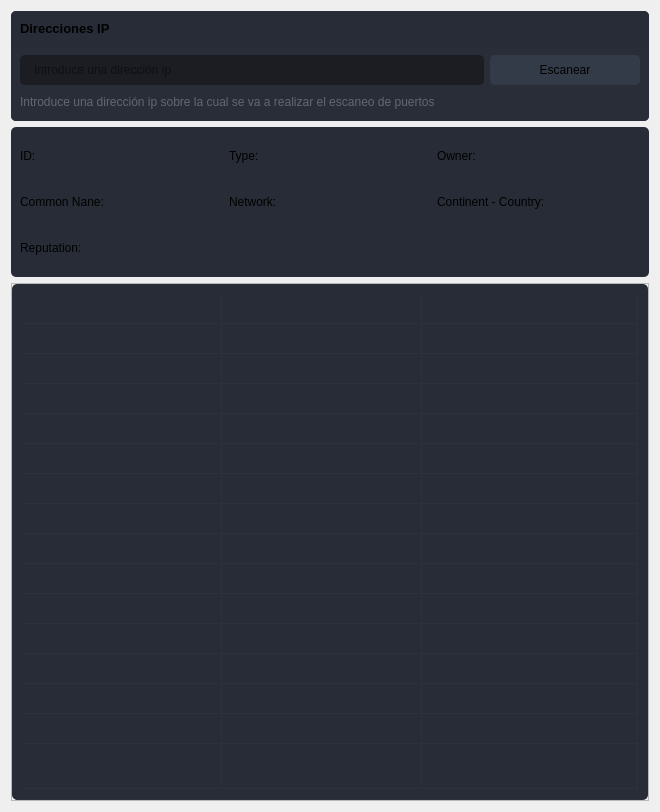
                  <widget class="QWidget" name="page_widgets">
                   <layout class="QVBoxLayout" name="verticalLayout_6">
                    <item>
                     <widget class="QFrame" name="frame">
                      <property name="styleSheet">
                       <string notr="true">border-radius: 5px;</string>
                      </property>
                      <property name="frameShape">
                       <enum>QFrame::StyledPanel</enum>
                      </property>
                      <property name="frameShadow">
                       <enum>QFrame::Raised</enum>
                      </property>
                      <layout class="QVBoxLayout" name="verticalLayout_15">
                       <property name="spacing">
                        <number>0</number>
                       </property>
                       <property name="leftMargin">
                        <number>0</number>
                       </property>
                       <property name="topMargin">
                        <number>0</number>
                       </property>
                       <property name="rightMargin">
                        <number>0</number>
                       </property>
                       <property name="bottomMargin">
                        <number>0</number>
                       </property>
                       <item>
                        <widget class="QFrame" name="frame_div_content_1">
                         <property name="minimumSize">
                          <size>
                           <width>0</width>
                           <height>110</height>
                          </size>
                         </property>
                         <property name="maximumSize">
                          <size>
                           <width>16777215</width>
                           <height>110</height>
                          </size>
                         </property>
                         <property name="styleSheet">
                          <string notr="true">background-color: rgb(41, 45, 56);
border-radius: 5px;
</string>
                         </property>
                         <property name="frameShape">
                          <enum>QFrame::NoFrame</enum>
                         </property>
                         <property name="frameShadow">
                          <enum>QFrame::Raised</enum>
                         </property>
                         <layout class="QVBoxLayout" name="verticalLayout_7">
                          <property name="spacing">
                           <number>0</number>
                          </property>
                          <property name="leftMargin">
                           <number>0</number>
                          </property>
                          <property name="topMargin">
                           <number>0</number>
                          </property>
                          <property name="rightMargin">
                           <number>0</number>
                          </property>
                          <property name="bottomMargin">
                           <number>0</number>
                          </property>
                          <item>
                           <widget class="QFrame" name="frame_title_wid_1">
                            <property name="maximumSize">
                             <size>
                              <width>16777215</width>
                              <height>35</height>
                             </size>
                            </property>
                            <property name="styleSheet">
                             <string notr="true">background-color: rgb(39, 44, 54);</string>
                            </property>
                            <property name="frameShape">
                             <enum>QFrame::StyledPanel</enum>
                            </property>
                            <property name="frameShadow">
                             <enum>QFrame::Raised</enum>
                            </property>
                            <layout class="QVBoxLayout" name="verticalLayout_8">
                             <item>
                              <widget class="QLabel" name="labelBoxBlenderInstalation">
                               <property name="font">
                                <font>
                                 <family>Segoe UI</family>
                                 <pointsize>10</pointsize>
                                 <weight>75</weight>
                                 <bold>true</bold>
                                </font>
                               </property>
                               <property name="styleSheet">
                                <string notr="true"/>
                               </property>
                               <property name="text">
                                <string>Direcciones IP</string>
                               </property>
                              </widget>
                             </item>
                            </layout>
                           </widget>
                          </item>
                          <item>
                           <widget class="QFrame" name="frame_content_wid_1">
                            <property name="frameShape">
                             <enum>QFrame::NoFrame</enum>
                            </property>
                            <property name="frameShadow">
                             <enum>QFrame::Raised</enum>
                            </property>
                            <layout class="QHBoxLayout" name="horizontalLayout_9">
                             <item>
                              <layout class="QGridLayout" name="gridLayout">
                               <property name="bottomMargin">
                                <number>0</number>
                               </property>
                               <item row="0" column="0">
                                <widget class="QLineEdit" name="lineEdit">
                                 <property name="minimumSize">
                                  <size>
                                   <width>0</width>
                                   <height>30</height>
                                  </size>
                                 </property>
                                 <property name="styleSheet">
                                  <string notr="true">QLineEdit {
	background-color: rgb(27, 29, 35);
	border-radius: 5px;
	border: 2px solid rgb(27, 29, 35);
	padding-left: 10px;
}
QLineEdit:hover {
	border: 2px solid rgb(64, 71, 88);
}
QLineEdit:focus {
	border: 2px solid rgb(91, 101, 124);
}</string>
                                 </property>
                                 <property name="placeholderText">
                                  <string>Introduce una dirección ip</string>
                                 </property>
                                </widget>
                               </item>
                               <item row="0" column="1">
                                <widget class="QPushButton" name="escanear">
                                 <property name="sizePolicy">
                                  <sizepolicy hsizetype="Preferred" vsizetype="Preferred">
                                   <horstretch>0</horstretch>
                                   <verstretch>0</verstretch>
                                  </sizepolicy>
                                 </property>
                                 <property name="minimumSize">
                                  <size>
                                   <width>150</width>
                                   <height>30</height>
                                  </size>
                                 </property>
                                 <property name="font">
                                  <font>
                                   <family>Segoe UI</family>
                                   <pointsize>9</pointsize>
                                  </font>
                                 </property>
                                 <property name="styleSheet">
                                  <string notr="true">QPushButton {
	border: 2px solid rgb(52, 59, 72);
	border-radius: 5px;
	background-color: rgb(52, 59, 72);
}
QPushButton:hover {
	background-color: rgb(57, 65, 80);
	border: 2px solid rgb(61, 70, 86);
}
QPushButton:pressed {
	background-color: rgb(35, 40, 49);
	border: 2px solid rgb(43, 50, 61);
}</string>
                                 </property>
                                 <property name="text">
                                  <string>Escanear</string>
                                 </property>
                                 <property name="icon">
                                  <iconset>
                                   <normaloff>icons/16x16/cil-folder-open.png</normaloff>icons/16x16/cil-folder-open.png</iconset>
                                 </property>
                                </widget>
                               </item>
                               <item row="1" column="0" colspan="2">
                                <widget class="QLabel" name="labelVersion_3">
                                 <property name="styleSheet">
                                  <string notr="true">color: rgb(98, 103, 111);</string>
                                 </property>
                                 <property name="lineWidth">
                                  <number>1</number>
                                 </property>
                                 <property name="text">
                                  <string>Introduce una dirección ip sobre la cual se va a realizar el escaneo de puertos</string>
                                 </property>
                                 <property name="alignment">
                                  <set>Qt::AlignLeading|Qt::AlignLeft|Qt::AlignVCenter</set>
                                 </property>
                                </widget>
                               </item>
                              </layout>
                             </item>
                            </layout>
                           </widget>
                          </item>
                         </layout>
                        </widget>
                       </item>
                      </layout>
                     </widget>
                    </item>
                    <item>
                     <widget class="QFrame" name="frame_2">
                      <property name="minimumSize">
                       <size>
                        <width>0</width>
                        <height>150</height>
                       </size>
                      </property>
                      <property name="styleSheet">
                       <string notr="true">background-color: rgb(39, 44, 54);
border-radius: 5px;</string>
                      </property>
                      <property name="frameShape">
                       <enum>QFrame::StyledPanel</enum>
                      </property>
                      <property name="frameShadow">
                       <enum>QFrame::Raised</enum>
                      </property>
                      <layout class="QVBoxLayout" name="verticalLayout_11">
                       <item>
                        <layout class="QGridLayout" name="gridLayout_2">
                         <item row="0" column="0">
                          <layout class="QHBoxLayout" name="horizontalLayout_11">
                           <item>
                            <widget class="QLabel" name="label_9">
                             <property name="text">
                              <string>ID: </string>
                             </property>
                            </widget>
                           </item>
                           <item>
                            <widget class="QLabel" name="label_8">
                             <property name="text">
                              <string>Type: </string>
                             </property>
                            </widget>
                           </item>
                           <item>
                            <widget class="QLabel" name="label_2">
                             <property name="text">
                              <string>Owner: </string>
                             </property>
                            </widget>
                           </item>
                          </layout>
                         </item>
                         <item row="2" column="0">
                          <layout class="QHBoxLayout" name="horizontalLayout_15">
                           <item>
                            <widget class="QLabel" name="label_11">
                             <property name="text">
                              <string>Common Nane:</string>
                             </property>
                            </widget>
                           </item>
                           <item>
                            <widget class="QLabel" name="label_10">
                             <property name="text">
                              <string>Network:</string>
                             </property>
                            </widget>
                           </item>
                           <item>
                            <widget class="QLabel" name="label_3">
                             <property name="text">
                              <string>Continent - Country:</string>
                             </property>
                            </widget>
                           </item>
                          </layout>
                         </item>
                         <item row="5" column="0">
                          <widget class="QLabel" name="label_4">
                           <property name="text">
                            <string>Reputation: </string>
                           </property>
                          </widget>
                         </item>
                        </layout>
                       </item>
                      </layout>
                     </widget>
                    </item>
                    <item>
                     <widget class="QFrame" name="frame_3">
                      <property name="minimumSize">
                       <size>
                        <width>0</width>
                        <height>150</height>
                       </size>
                      </property>
                      <property name="frameShape">
                       <enum>QFrame::StyledPanel</enum>
                      </property>
                      <property name="frameShadow">
                       <enum>QFrame::Raised</enum>
                      </property>
                      <layout class="QHBoxLayout" name="horizontalLayout_12">
                       <property name="spacing">
                        <number>0</number>
                       </property>
                       <property name="leftMargin">
                        <number>0</number>
                       </property>
                       <property name="topMargin">
                        <number>0</number>
                       </property>
                       <property name="rightMargin">
                        <number>0</number>
                       </property>
                       <property name="bottomMargin">
                        <number>0</number>
                       </property>
                       <item>
                        <widget class="QTableWidget" name="tableWidget">
                         <property name="sizePolicy">
                          <sizepolicy hsizetype="Expanding" vsizetype="Expanding">
                           <horstretch>0</horstretch>
                           <verstretch>0</verstretch>
                          </sizepolicy>
                         </property>
                         <property name="palette">
                          <palette>
                           <active>
                            <colorrole role="WindowText">
                             <brush brushstyle="SolidPattern">
                              <color alpha="255">
                               <red>210</red>
                               <green>210</green>
                               <blue>210</blue>
                              </color>
                             </brush>
                            </colorrole>
                            <colorrole role="Button">
                             <brush brushstyle="SolidPattern">
                              <color alpha="255">
                               <red>39</red>
                               <green>44</green>
                               <blue>54</blue>
                              </color>
                             </brush>
                            </colorrole>
                            <colorrole role="Text">
                             <brush brushstyle="SolidPattern">
                              <color alpha="255">
                               <red>210</red>
                               <green>210</green>
                               <blue>210</blue>
                              </color>
                             </brush>
                            </colorrole>
                            <colorrole role="ButtonText">
                             <brush brushstyle="SolidPattern">
                              <color alpha="255">
                               <red>210</red>
                               <green>210</green>
                               <blue>210</blue>
                              </color>
                             </brush>
                            </colorrole>
                            <colorrole role="Base">
                             <brush brushstyle="SolidPattern">
                              <color alpha="255">
                               <red>39</red>
                               <green>44</green>
                               <blue>54</blue>
                              </color>
                             </brush>
                            </colorrole>
                            <colorrole role="Window">
                             <brush brushstyle="SolidPattern">
                              <color alpha="255">
                               <red>39</red>
                               <green>44</green>
                               <blue>54</blue>
                              </color>
                             </brush>
                            </colorrole>
                            <colorrole role="PlaceholderText">
                             <brush brushstyle="NoBrush">
                              <color alpha="128">
                               <red>210</red>
                               <green>210</green>
                               <blue>210</blue>
                              </color>
                             </brush>
                            </colorrole>
                           </active>
                           <inactive>
                            <colorrole role="WindowText">
                             <brush brushstyle="SolidPattern">
                              <color alpha="255">
                               <red>210</red>
                               <green>210</green>
                               <blue>210</blue>
                              </color>
                             </brush>
                            </colorrole>
                            <colorrole role="Button">
                             <brush brushstyle="SolidPattern">
                              <color alpha="255">
                               <red>39</red>
                               <green>44</green>
                               <blue>54</blue>
                              </color>
                             </brush>
                            </colorrole>
                            <colorrole role="Text">
                             <brush brushstyle="SolidPattern">
                              <color alpha="255">
                               <red>210</red>
                               <green>210</green>
                               <blue>210</blue>
                              </color>
                             </brush>
                            </colorrole>
                            <colorrole role="ButtonText">
                             <brush brushstyle="SolidPattern">
                              <color alpha="255">
                               <red>210</red>
                               <green>210</green>
                               <blue>210</blue>
                              </color>
                             </brush>
                            </colorrole>
                            <colorrole role="Base">
                             <brush brushstyle="SolidPattern">
                              <color alpha="255">
                               <red>39</red>
                               <green>44</green>
                               <blue>54</blue>
                              </color>
                             </brush>
                            </colorrole>
                            <colorrole role="Window">
                             <brush brushstyle="SolidPattern">
                              <color alpha="255">
                               <red>39</red>
                               <green>44</green>
                               <blue>54</blue>
                              </color>
                             </brush>
                            </colorrole>
                            <colorrole role="PlaceholderText">
                             <brush brushstyle="NoBrush">
                              <color alpha="128">
                               <red>210</red>
                               <green>210</green>
                               <blue>210</blue>
                              </color>
                             </brush>
                            </colorrole>
                           </inactive>
                           <disabled>
                            <colorrole role="WindowText">
                             <brush brushstyle="SolidPattern">
                              <color alpha="255">
                               <red>210</red>
                               <green>210</green>
                               <blue>210</blue>
                              </color>
                             </brush>
                            </colorrole>
                            <colorrole role="Button">
                             <brush brushstyle="SolidPattern">
                              <color alpha="255">
                               <red>39</red>
                               <green>44</green>
                               <blue>54</blue>
                              </color>
                             </brush>
                            </colorrole>
                            <colorrole role="Text">
                             <brush brushstyle="SolidPattern">
                              <color alpha="255">
                               <red>210</red>
                               <green>210</green>
                               <blue>210</blue>
                              </color>
                             </brush>
                            </colorrole>
                            <colorrole role="ButtonText">
                             <brush brushstyle="SolidPattern">
                              <color alpha="255">
                               <red>210</red>
                               <green>210</green>
                               <blue>210</blue>
                              </color>
                             </brush>
                            </colorrole>
                            <colorrole role="Base">
                             <brush brushstyle="SolidPattern">
                              <color alpha="255">
                               <red>39</red>
                               <green>44</green>
                               <blue>54</blue>
                              </color>
                             </brush>
                            </colorrole>
                            <colorrole role="Window">
                             <brush brushstyle="SolidPattern">
                              <color alpha="255">
                               <red>39</red>
                               <green>44</green>
                               <blue>54</blue>
                              </color>
                             </brush>
                            </colorrole>
                            <colorrole role="PlaceholderText">
                             <brush brushstyle="NoBrush">
                              <color alpha="128">
                               <red>210</red>
                               <green>210</green>
                               <blue>210</blue>
                              </color>
                             </brush>
                            </colorrole>
                           </disabled>
                          </palette>
                         </property>
                         <property name="contextMenuPolicy">
                          <enum>Qt::DefaultContextMenu</enum>
                         </property>
                         <property name="styleSheet">
                          <string notr="true">QTableWidget {
	background-color: rgb(39, 44, 54);
	padding: 10px;
	border-radius: 5px;
	gridline-color: rgb(44, 49, 60);
	border-bottom: 1px solid rgb(44, 49, 60);
}
QTableWidget::item{
	border-color: rgb(44, 49, 60);
	padding-left: 5px;
	padding-right: 5px;
	gridline-color: rgb(44, 49, 60);
}
QTableWidget::item:selected{
	background-color: rgb(85, 170, 255);
}
QScrollBar:horizontal {
    border: none;
    background: rgb(52, 59, 72);
    height: 14px;
    margin: 0px 21px 0 21px;
	border-radius: 0px;
}
 QScrollBar:vertical {
	border: none;
    background: rgb(52, 59, 72);
    width: 14px;
    margin: 21px 0 21px 0;
	border-radius: 0px;
 }
QHeaderView::section{
	Background-color: rgb(39, 44, 54);
	max-width: 30px;
	border: 1px solid rgb(44, 49, 60);
	border-style: none;
    border-bottom: 1px solid rgb(44, 49, 60);
    border-right: 1px solid rgb(44, 49, 60);
}
QTableWidget::horizontalHeader {
	background-color: rgb(81, 255, 0);
}
QHeaderView::section:horizontal
{
    border: 1px solid rgb(32, 34, 42);
	background-color: rgb(27, 29, 35);
	padding: 3px;
	border-top-left-radius: 7px;
    border-top-right-radius: 7px;
}
QHeaderView::section:vertical
{
    border: 1px solid rgb(44, 49, 60);
}
</string>
                         </property>
                         <property name="frameShape">
                          <enum>QFrame::NoFrame</enum>
                         </property>
                         <property name="verticalScrollBarPolicy">
                          <enum>Qt::ScrollBarAsNeeded</enum>
                         </property>
                         <property name="horizontalScrollBarPolicy">
                          <enum>Qt::ScrollBarAsNeeded</enum>
                         </property>
                         <property name="sizeAdjustPolicy">
                          <enum>QAbstractScrollArea::AdjustToContents</enum>
                         </property>
                         <property name="editTriggers">
                          <set>QAbstractItemView::NoEditTriggers</set>
                         </property>
                         <property name="alternatingRowColors">
                          <bool>false</bool>
                         </property>
                         <property name="selectionMode">
                          <enum>QAbstractItemView::SingleSelection</enum>
                         </property>
                         <property name="selectionBehavior">
                          <enum>QAbstractItemView::SelectRows</enum>
                         </property>
                         <property name="showGrid">
                          <bool>true</bool>
                         </property>
                         <property name="gridStyle">
                          <enum>Qt::SolidLine</enum>
                         </property>
                         <property name="sortingEnabled">
                          <bool>false</bool>
                         </property>
                         <property name="columnCount">
                          <number>3</number>
                         </property>
                         <attribute name="horizontalHeaderVisible">
                          <bool>false</bool>
                         </attribute>
                         <attribute name="horizontalHeaderCascadingSectionResizes">
                          <bool>true</bool>
                         </attribute>
                         <attribute name="horizontalHeaderDefaultSectionSize">
                          <number>200</number>
                         </attribute>
                         <attribute name="horizontalHeaderStretchLastSection">
                          <bool>true</bool>
                         </attribute>
                         <attribute name="verticalHeaderVisible">
                          <bool>false</bool>
                         </attribute>
                         <attribute name="verticalHeaderCascadingSectionResizes">
                          <bool>false</bool>
                         </attribute>
                         <attribute name="verticalHeaderHighlightSections">
                          <bool>false</bool>
                         </attribute>
                         <attribute name="verticalHeaderStretchLastSection">
                          <bool>true</bool>
                         </attribute>
                         <row>
                          <property name="text">
                           <string>New Row</string>
                          </property>
                          <property name="font">
                           <font>
                            <family>Segoe UI</family>
                           </font>
                          </property>
                         </row>
                         <row>
                          <property name="text">
                           <string>New Row</string>
                          </property>
                         </row>
                         <row>
                          <property name="text">
                           <string>New Row</string>
                          </property>
                         </row>
                         <row>
                          <property name="text">
                           <string>New Row</string>
                          </property>
                         </row>
                         <row>
                          <property name="text">
                           <string>New Row</string>
                          </property>
                         </row>
                         <row>
                          <property name="text">
                           <string>New Row</string>
                          </property>
                         </row>
                         <row>
                          <property name="text">
                           <string>New Row</string>
                          </property>
                         </row>
                         <row>
                          <property name="text">
                           <string>New Row</string>
                          </property>
                         </row>
                         <row>
                          <property name="text">
                           <string>New Row</string>
                          </property>
                         </row>
                         <row/>
                         <row/>
                         <row/>
                         <row/>
                         <row/>
                         <row/>
                         <row/>
                         <column>
                          <property name="text">
                           <string>0</string>
                          </property>
                         </column>
                         <column>
                          <property name="text">
                           <string>1</string>
                          </property>
                         </column>
                         <column>
                          <property name="text">
                           <string>2</string>
                          </property>
                         </column>
                         <item row="0" column="0">
                          <property name="text">
                           <string/>
                          </property>
                         </item>
                         <item row="0" column="1">
                          <property name="text">
                           <string/>
                          </property>
                         </item>
                         <item row="0" column="2">
                          <property name="text">
                           <string/>
                          </property>
                         </item>
                        </widget>
                       </item>
                      </layout>
                     </widget>
                    </item>
                   </layout>
                  </widget>
